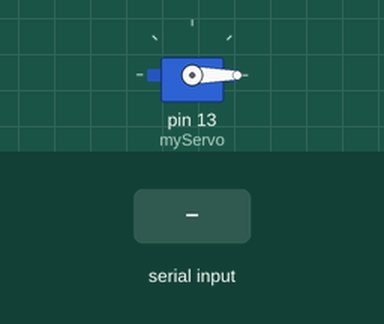
The sketch below on a simulated Arduino Uno, built with avr-gcc and run on an emulated ATmega328P. Parts: servo. The inputs (shaded band) are chosen by the test bench.

Above: at 1.2 s.
1.3 s: "90,45\n" received over Serial
At 3.4 s:
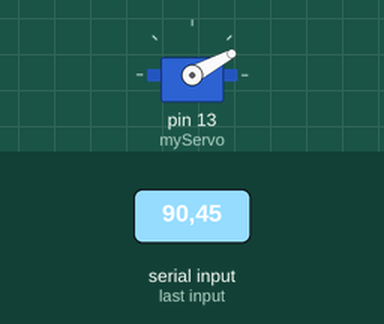
3.8 s: "200\n" received over Serial
At 5.3 s:
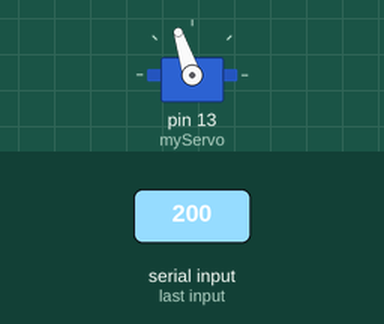
6.3 s: "30,150\n" received over Serial
At 8.4 s:
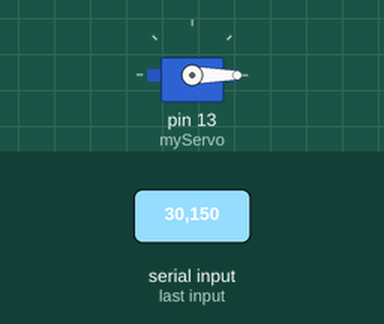
8.7 s: "90\n" received over Serial
At 10.2 s:
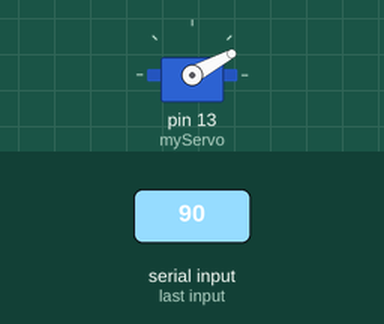
Timing chart, 0 to 11.7 s (numbered marks = the images above; inputs shaded):
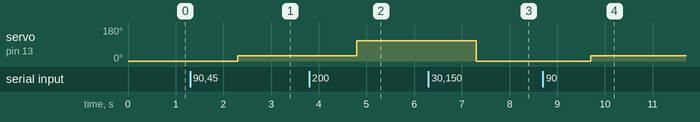

The sketch:

ArduinoPortion.ino
```cpp
#include <Servo.h>

Servo myServo;
int val;
int finger_length;
void setup() {
  Serial.begin(230400);
  myServo.attach(13); // Servo signal wire on Pin 13
  myServo.write(0);  // Initialize at 0 degrees
}

void loop() {
  if (Serial.available() > 0) {
    // Read the incoming string until a newline or timeout
    String data = Serial.readString();

    // Convert the string to an integer
    finger_length = data.toInt();
    val = map(finger_length,50,300,0,180);

    // Constrain the angle to the servo's physical limits
    val = constrain(val, 0, 180);

    myServo.write(val);

  }
}
```

Measured:
- after the input at 1.3 s, servo on pin 13 (myServo): 0° → 28° after 1.0 s
- after the input at 3.8 s, servo on pin 13 (myServo): 28° → 108° after 1.0 s
- after the input at 6.3 s, servo on pin 13 (myServo): 108° → 0° after 1.0 s
- after the input at 8.7 s, servo on pin 13 (myServo): 0° → 28° after 1.0 s
